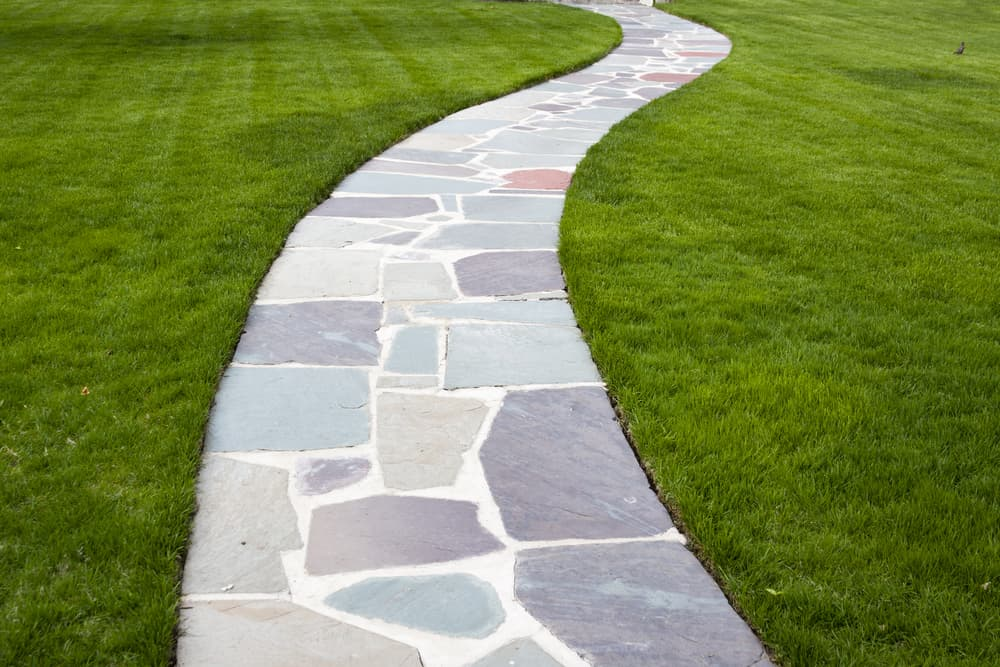
#> input picture four.jpeg, 1000 x 667 px
$ python pathplan.py
#> lines starting #> are read from the running program, lines starting #| are printed output that depends on the picture; after the words box and inside, x2 and y2 are one past the last pixel; in counts of white or black regions, pixels touching at a corner belong together
import cv2
import numpy as np
from queue import PriorityQueue

# reads the image
image = cv2.imread("four.jpeg")
#> image is the input picture: shape (667, 1000, 3); mean B, G, R 82.1, 140.8, 126.9

# if the image cant be read or if its in the wrong directory it prints failed
if image is None:
    print("Failed to load image")
    exit()


# method of converting the image to binary (black and white)
# returns graph representation of walkway
# neighbors are neighboring nodes (3 per node)
def segment_walkway(image):
    # colored to gray image
    gray = cv2.cvtColor(image, cv2.COLOR_BGR2GRAY)
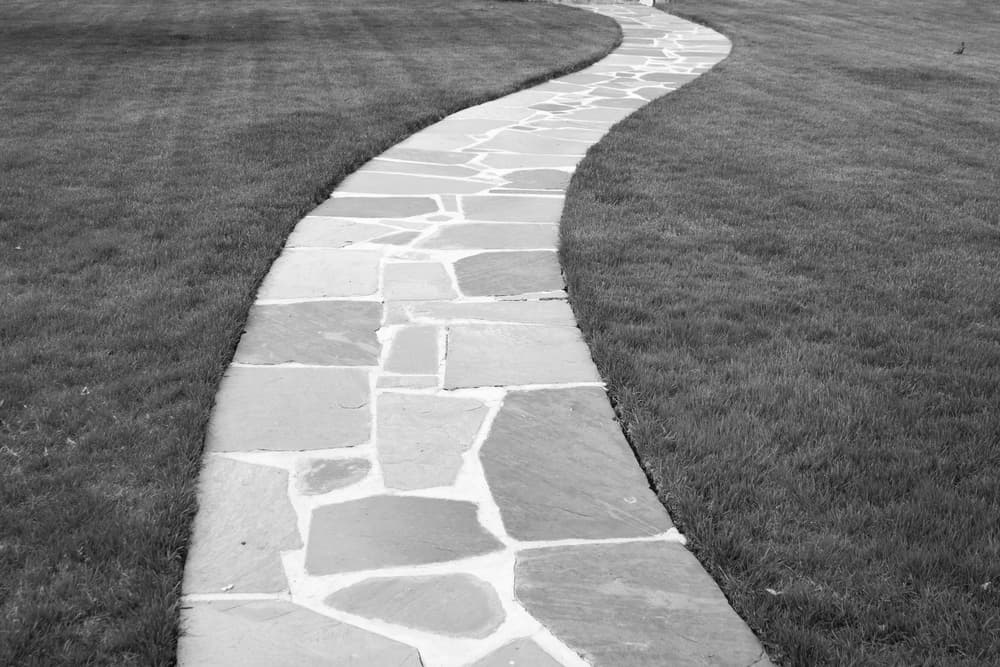
#> gray: shape (667, 1000); min 1, max 255, mean 129.9

    # noise removal (blur)
    preprocessed = cv2.medianBlur(gray, 5)

    # thresholding of black and white, increased threshold
    # means computer must be 'more sure' that the part is what it is
    _, binary = cv2.threshold(preprocessed, 0, 250, cv2.THRESH_BINARY_INV + cv2.THRESH_OTSU)
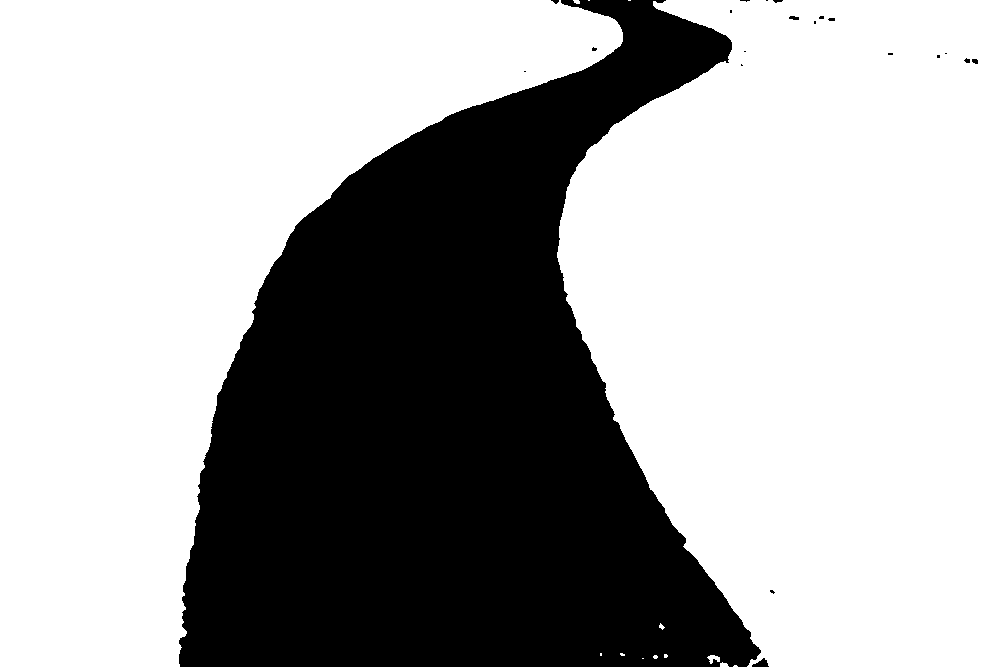
#> binary: shape (667, 1000); values 0 (black) and 250 (white), 66.3% white; 21 black regions (14 under 20 px), largest, box (x1, y1, x2, y2) and area: (179, 0, 761, 667) 224345, (752, 658, 769, 667) 88, (789, 16, 799, 20) 31

    # morphological operation to clean up
    kernel = np.ones((3, 3), np.uint8)
    opening = cv2.morphologyEx(binary, cv2.MORPH_OPEN, kernel, iterations=2)
#> opening: shape (667, 1000); values 0 (black) and 250 (white), 66.3% white; 18 black regions (14 under 20 px), largest, box (x1, y1, x2, y2) and area: (179, 0, 769, 667) 224774, (964, 58, 978, 64) 55, (789, 16, 799, 20) 31, (773, 0, 783, 3) 20

    # Define the grid size
    grid_height, grid_width = opening.shape
#> grid_height = 667; grid_width = 1000

    # Define the connectivity between nodes
    def get_neighbors(x, y):
        neighbors = []
        if x > 0 and opening[y, x - 1] == 0:
            neighbors.append((x - 1, y))
        if x < grid_width - 1 and opening[y, x + 1] == 0:
            neighbors.append((x + 1, y))
        if y > 0 and opening[y - 1, x] == 0:
            neighbors.append((x, y - 1))
        if y < grid_height - 1 and opening[y + 1, x] == 0:
            neighbors.append((x, y + 1))
        return neighbors

    # code inits a dictionary graph thats empty represents the walkway
    # iterates over each pixel, if walkable add to dict
    # if walkable it assigns a nodeid
    # if walkable go to getneighbors and get the neighboring pixels
    # node id is unique (key)
    graph = {}
    for y in range(grid_height):
        for x in range(grid_width):
            if opening[y, x] == 0:  # If walkable pixel
                node_id = (x, y)
                neighbors = get_neighbors(x, y)
                graph[node_id] = neighbors
#> `opening, walkway_graph = segment_walkway(image)`: walkway_graph = 224993 items

    return opening, graph  # Return the processed image and the graph representation


# A* algorithm implementation
def astar(graph, start, goal):
    # Define the heuristic function
#> called with start = (617, 8), goal = (450, 659)
    def heuristic(node, goal):
        x1, y1 = node
        x2, y2 = goal
        return np.sqrt((x1 - x2)**2 + (y1 - y2)**2)


    # Define the cost function
    def cost(current, next):
        return 1

    # Initialize data structures
    open_set = PriorityQueue()
    open_set.put((0, start))
    came_from = {}
    g_score = {node: float('inf') for node in graph}
#> g_score = 224993 items
    g_score[start] = 0

    # A* algorithm
    while not open_set.empty():
        _, current = open_set.get()

        if current == goal:
            path = []
            while current in came_from:
                path.append(current)
                current = came_from[current]
            path.append(start)
            path.reverse()
            return path

        for neighbor in graph[current]:
            tentative_g_score = g_score[current] + cost(current, neighbor)
            if tentative_g_score < g_score[neighbor]:
                came_from[neighbor] = current
                g_score[neighbor] = tentative_g_score
                f_score = tentative_g_score + heuristic(neighbor, goal)
                open_set.put((f_score, neighbor))
#> after the loop, came_from = 88611 items; path = 831 pairs, first value 450 to 623, second value 8 to 659

    return None


# Segment the walkway and obtain the processed image and the graph representation
opening, walkway_graph = segment_walkway(image)

# Define the start and goal positions
start = (617, 8)
goal = (450, 659)

# Find the optimal path using A* algorithm
path = astar(walkway_graph, start, goal)

# Print the path
if path is not None:
    print("Optimal Path:")
    for node in path:
        print(node)
#> this loop made 831 passes
#> node on passes 1 to 3: (617, 8), (617, 9), (617, 10)
#| (617, 8)
#| (617, 9)
#| (617, 10)
#| (617, 11)
#| (617, 12)
#| (617, 13)
#| (617, 14)
#| (617, 15)
#> (further printed lines are left out)
else:
    print("No path found.")

# Convert the processed image to the np.uint8 data type
opening = opening.astype(np.uint8)

# Convert the grayscale image to BGR format
opening_bgr = cv2.cvtColor(opening, cv2.COLOR_GRAY2BGR)

# Draw the thick red line on the processed image
for i in range(len(path) - 1):
    cv2.line(opening_bgr, path[i], path[i + 1], (0, 0, 255), 5)
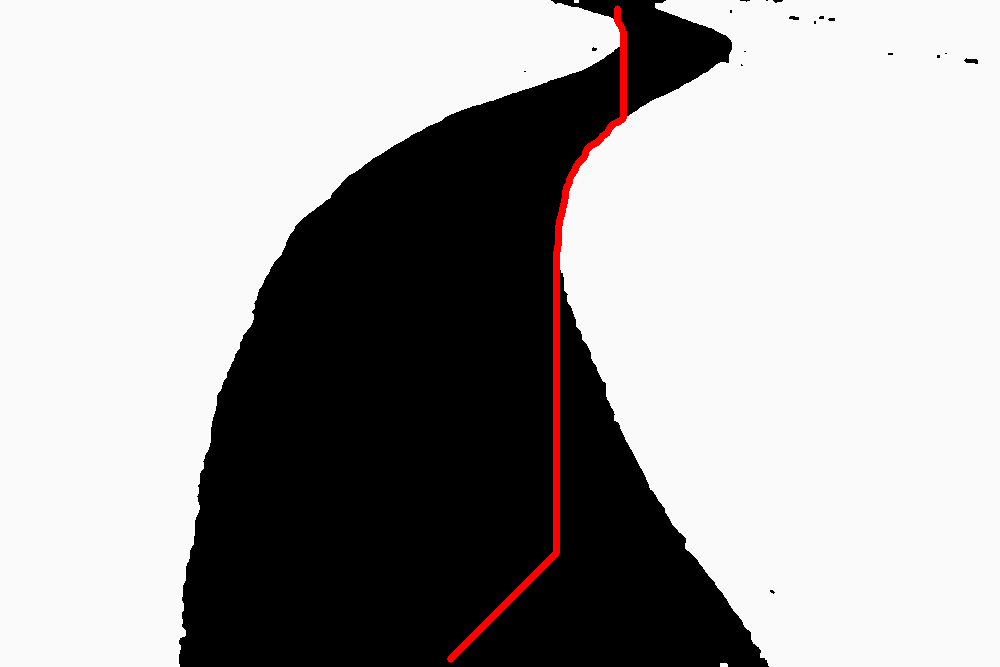
#> opening_bgr: shape (667, 1000, 3); mean B, G, R 165.5, 165.5, 167.4

# Display the modified image with the red line
cv2.imshow('Optimal Path', opening_bgr)
cv2.waitKey(0)
cv2.destroyAllWindows()
